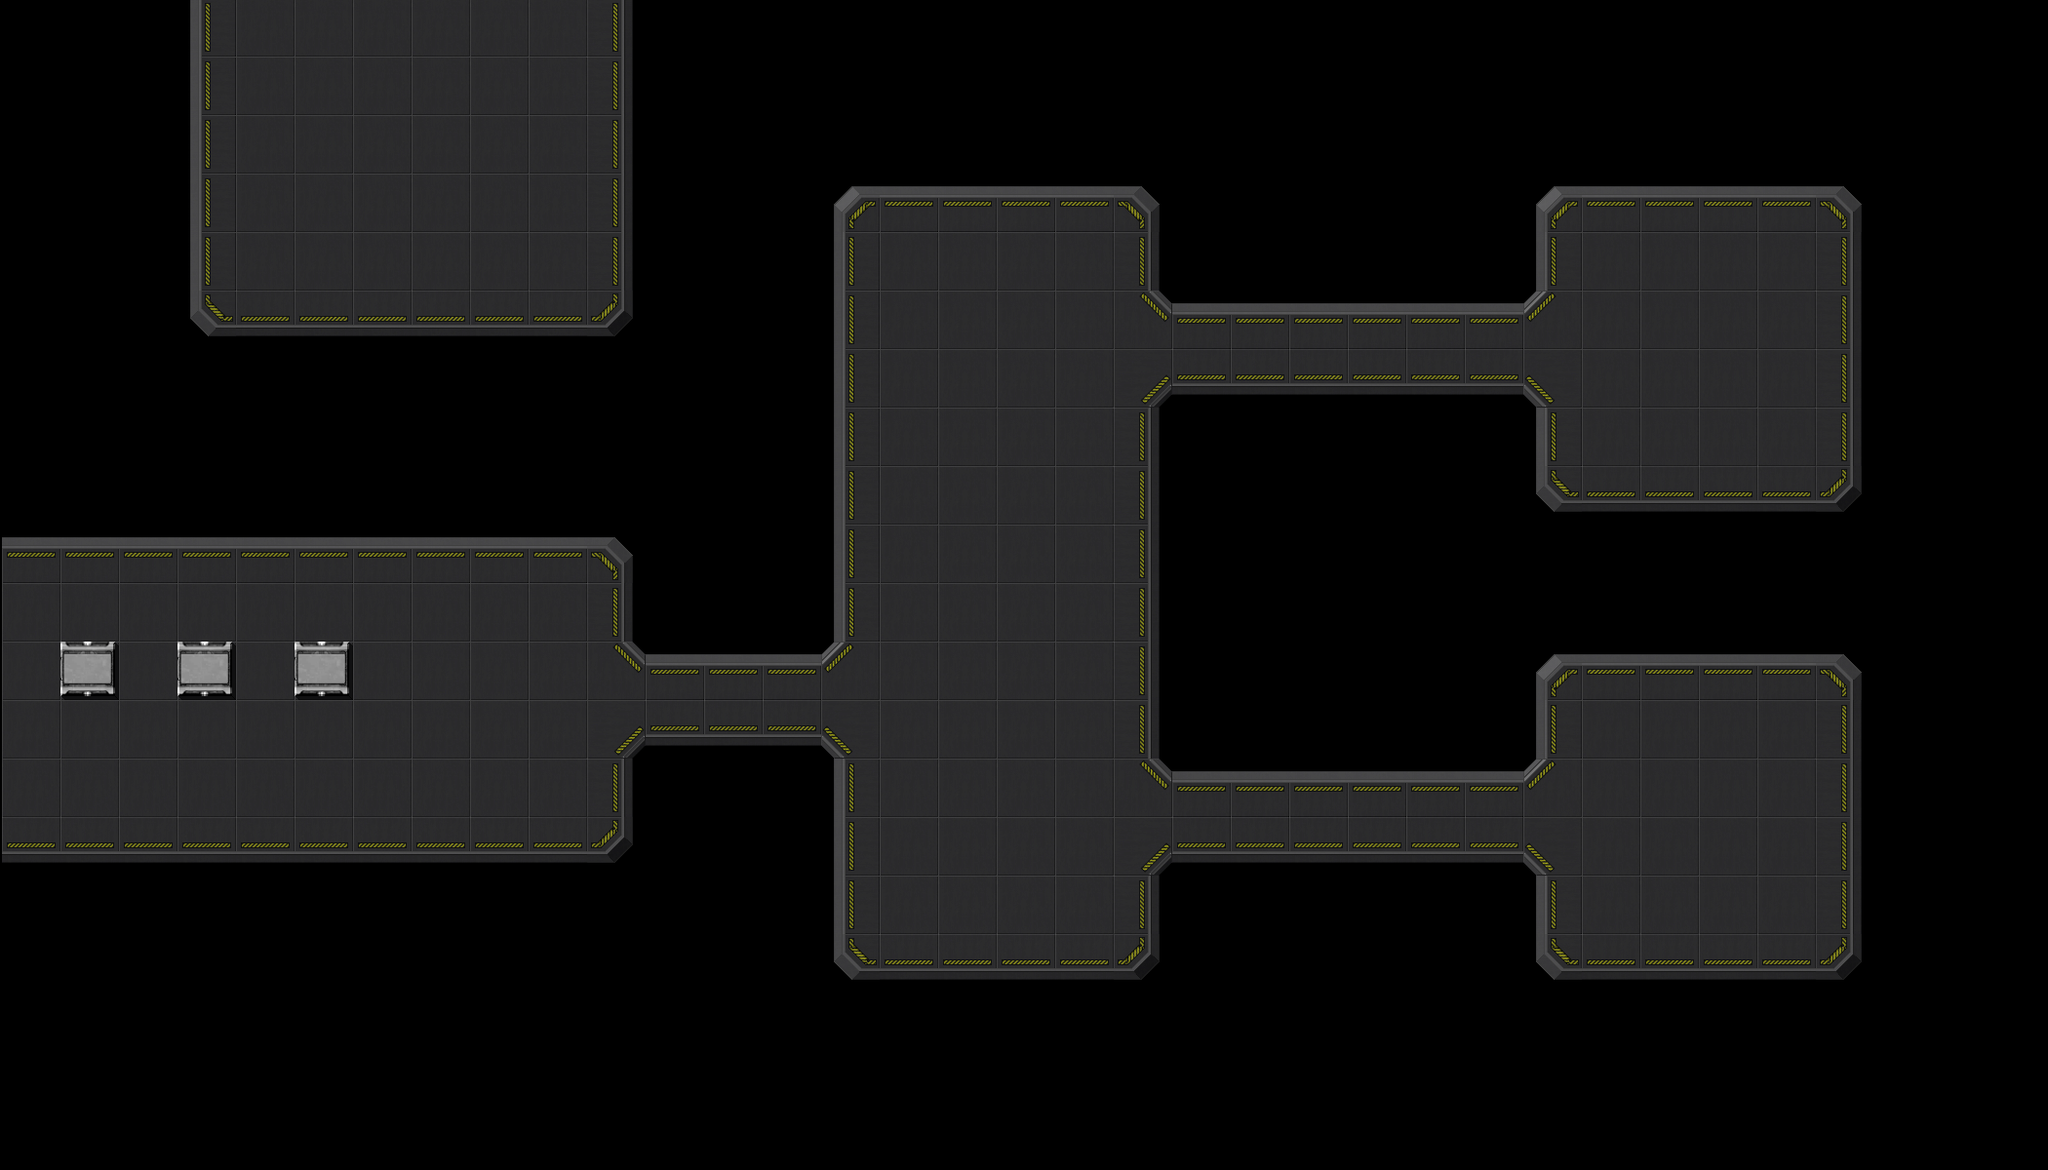

A level layout from a 2D game, rendered from its tile map. Below: a short description, then the map file with its tile-grid data intact:
An orthogonal 35x20 tile map with 60x60 px tiles, 1 tile layer (Platform) and 2 objects (Base, Path).

<map version="1.0" orientation="orthogonal" renderorder="right-down" width="35" height="20" tilewidth="60" tileheight="60" nextobjectid="7">
 <tileset firstgid="1" name="Set-1" tilewidth="64" tileheight="64" tilecount="32" columns="8">
  <image source="Set-1.png" width="512" height="256" />
  <tile id="0">
   <properties>
    <property name="Type" type="int" value="2" />
   </properties>
  </tile>
  <tile id="1">
   <properties>
    <property name="Type" type="int" value="1" />
   </properties>
  </tile>
  <tile id="2">
   <properties>
    <property name="Type" type="int" value="1" />
   </properties>
  </tile>
  <tile id="3">
   <properties>
    <property name="Type" type="int" value="1" />
   </properties>
  </tile>
  <tile id="4">
   <properties>
    <property name="Type" type="int" value="1" />
   </properties>
  </tile>
  <tile id="5">
   <properties>
    <property name="Type" type="int" value="1" />
   </properties>
  </tile>
  <tile id="6">
   <properties>
    <property name="Type" type="int" value="1" />
   </properties>
  </tile>
  <tile id="7">
   <properties>
    <property name="Type" type="int" value="1" />
   </properties>
  </tile>
  <tile id="8">
   <properties>
    <property name="Type" type="int" value="1" />
   </properties>
  </tile>
  <tile id="9">
   <properties>
    <property name="Type" type="int" value="1" />
   </properties>
  </tile>
  <tile id="10">
   <properties>
    <property name="Type" type="int" value="1" />
   </properties>
  </tile>
  <tile id="11">
   <properties>
    <property name="Type" type="int" value="1" />
   </properties>
  </tile>
  <tile id="12">
   <properties>
    <property name="Type" type="int" value="1" />
   </properties>
  </tile>
  <tile id="13">
   <properties>
    <property name="Type" type="int" value="1" />
   </properties>
  </tile>
  <tile id="14">
   <properties>
    <property name="Type" type="int" value="1" />
   </properties>
  </tile>
  <tile id="15">
   <properties>
    <property name="Type" type="int" value="1" />
   </properties>
  </tile>
  <tile id="16">
   <properties>
    <property name="Type" type="int" value="1" />
   </properties>
  </tile>
  <tile id="17">
   <properties>
    <property name="Type" type="int" value="1" />
   </properties>
  </tile>
  <tile id="18">
   <properties>
    <property name="Type" type="int" value="1" />
   </properties>
  </tile>
  <tile id="19">
   <properties>
    <property name="Type" type="int" value="1" />
   </properties>
  </tile>
  <tile id="20">
   <properties>
    <property name="Type" type="int" value="1" />
   </properties>
  </tile>
  <tile id="21">
   <properties>
    <property name="Type" type="int" value="1" />
   </properties>
  </tile>
  <tile id="22">
   <properties>
    <property name="Type" type="int" value="1" />
   </properties>
  </tile>
  <tile id="23">
   <properties>
    <property name="Type" type="int" value="1" />
   </properties>
  </tile>
  <tile id="24">
   <properties>
    <property name="Type" type="int" value="1" />
   </properties>
  </tile>
  <tile id="25">
   <properties>
    <property name="Type" type="int" value="1" />
   </properties>
  </tile>
  <tile id="26">
   <properties>
    <property name="Type" type="int" value="1" />
   </properties>
  </tile>
  <tile id="27">
   <properties>
    <property name="Type" type="int" value="1" />
   </properties>
  </tile>
  <tile id="28">
   <properties>
    <property name="Type" type="int" value="1" />
   </properties>
  </tile>
  <tile id="29">
   <properties>
    <property name="Type" type="int" value="1" />
   </properties>
  </tile>
  <tile id="30">
   <properties>
    <property name="Type" type="int" value="1" />
   </properties>
  </tile>
  <tile id="31">
   <properties>
    <property name="Type" type="int" value="1" />
   </properties>
  </tile>
 </tileset>
 <layer name="Platform" width="35" height="20">
  <data encoding="csv">
0,0,0,7,1,1,1,1,1,1,9,0,0,0,0,0,0,0,0,0,0,0,0,0,0,0,0,0,0,0,0,0,0,0,0,
0,0,0,7,1,1,1,1,1,1,9,0,0,0,0,0,0,0,0,0,0,0,0,0,0,0,0,0,0,0,0,0,0,0,0,
0,0,0,7,1,1,1,1,1,1,9,0,0,0,0,0,0,0,0,0,0,0,0,0,0,0,0,0,0,0,0,0,0,0,0,
0,0,0,7,1,1,1,1,1,1,9,0,0,0,2,6,6,6,6,4,0,0,0,0,0,0,2,6,6,6,6,4,0,0,0,
0,0,0,7,1,1,1,1,1,1,9,0,0,0,7,1,1,1,1,9,0,0,0,0,0,0,7,1,1,1,1,9,0,0,0,
0,0,0,3,8,8,8,8,8,8,5,0,0,0,7,1,1,1,1,12,6,6,6,6,6,6,10,1,1,1,1,9,0,0,0,
0,0,0,0,0,0,0,0,0,0,0,0,0,0,7,1,1,1,1,13,8,8,8,8,8,8,11,1,1,1,1,9,0,0,0,
0,0,0,0,0,0,0,0,0,0,0,0,0,0,7,1,1,1,1,9,0,0,0,0,0,0,7,1,1,1,1,9,0,0,0,
0,0,0,0,0,0,0,0,0,0,0,0,0,0,7,1,1,1,1,9,0,0,0,0,0,0,3,8,8,8,8,5,0,0,0,
6,6,6,6,6,6,6,6,6,6,4,0,0,0,7,1,1,1,1,9,0,0,0,0,0,0,0,0,0,0,0,0,0,0,0,
1,1,1,1,1,1,1,1,1,1,9,0,0,0,7,1,1,1,1,9,0,0,0,0,0,0,0,0,0,0,0,0,0,0,0,
1,22,1,22,1,22,1,1,1,1,12,6,6,6,10,1,1,1,1,9,0,0,0,0,0,0,2,6,6,6,6,4,0,0,0,
1,1,1,1,1,1,1,1,1,1,13,8,8,8,11,1,1,1,1,9,0,0,0,0,0,0,7,1,1,1,1,9,0,0,0,
1,1,1,1,1,1,1,1,1,1,9,0,0,0,7,1,1,1,1,12,6,6,6,6,6,6,10,1,1,1,1,9,0,0,0,
8,8,8,8,8,8,8,8,8,8,5,0,0,0,7,1,1,1,1,13,8,8,8,8,8,8,11,1,1,1,1,9,0,0,0,
0,0,0,0,0,0,0,0,0,0,0,0,0,0,7,1,1,1,1,9,0,0,0,0,0,0,7,1,1,1,1,9,0,0,0,
0,0,0,0,0,0,0,0,0,0,0,0,0,0,3,8,8,8,8,5,0,0,0,0,0,0,3,8,8,8,8,5,0,0,0,
0,0,0,0,0,0,0,0,0,0,0,0,0,0,0,0,0,0,0,0,0,0,0,0,0,0,0,0,0,0,0,0,0,0,0,
0,0,0,0,0,0,0,0,0,0,0,0,0,0,0,0,0,0,0,0,0,0,0,0,0,0,0,0,0,0,0,0,0,0,0,
0,0,0,0,0,0,0,0,0,0,0,0,0,0,0,0,0,0,0,0,0,0,0,0,0,0,0,0,0,0,0,0,0,0,0
</data>
 </layer>
 <objectgroup name="GameObjects">
  <object id="1" name="Base" x="60" y="960" width="180" height="180" />
  <object id="5" name="Path" x="96" y="-48">
   <polyline points="-6,-14 -4,490 652,490 654,126 1908,130 1916,1158 656,1164" />
  </object>
 </objectgroup>
</map>
